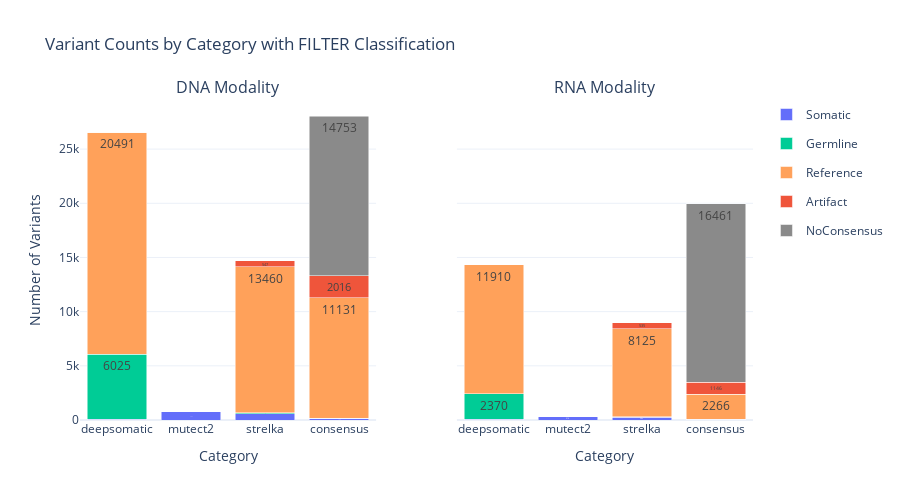

Notebook code cell kept with this figure:
### Code cell
# Plot 3: Consensus Comparison
print("Consensus vs Individual Tools:")
fig = standard_visualizer.plot_consensus_comparison()
if fig:
    fig.show()

### Figure 1 — Plotly figure (JSON) as saved in the notebook; plotly's stock layout.template omitted (floating-point values rounded to 4 significant figures)
{"data": [{"legendgroup": "Somatic", "marker": {"color": "#636EFA"}, "name": "Somatic", "showlegend": true, "text": ["52", "747", "593", "143"], "textposition": "inside", "type": "bar", "x": ["deepsomatic", "mutect2", "strelka", "consensus"], "xaxis": "x", "y": [52, 747, 593, 143], "yaxis": "y"}, {"legendgroup": "Germline", "marker": {"color": "#00CC96"}, "name": "Germline", "showlegend": true, "text": ["6025", "0", "73", "10"], "textposition": "inside", "type": "bar", "x": ["deepsomatic", "mutect2", "strelka", "consensus"], "xaxis": "x", "y": [6025, 0, 73, 10], "yaxis": "y"}, {"legendgroup": "Reference", "marker": {"color": "#FFA15A"}, "name": "Reference", "showlegend": true, "text": ["20491", "0", "13460", "11131"], "textposition": "inside", "type": "bar", "x": ["deepsomatic", "mutect2", "strelka", "consensus"], "xaxis": "x", "y": [20491, 0, 13460, 11131], "yaxis": "y"}, {"legendgroup": "Artifact", "marker": {"color": "#EF553B"}, "name": "Artifact", "showlegend": true, "text": ["0", "0", "547", "2016"], "textposition": "inside", "type": "bar", "x": ["deepsomatic", "mutect2", "strelka", "consensus"], "xaxis": "x", "y": [0, 0, 547, 2016], "yaxis": "y"}, {"legendgroup": "NoConsensus", "marker": {"color": "#8A8A8A"}, "name": "NoConsensus", "showlegend": true, "text": ["0", "0", "0", "14753"], "textposition": "inside", "type": "bar", "x": ["deepsomatic", "mutect2", "strelka", "consensus"], "xaxis": "x", "y": [0, 0, 0, 14753], "yaxis": "y"}, {"legendgroup": "Somatic", "marker": {"color": "#636EFA"}, "name": "Somatic", "showlegend": false, "text": ["49", "314", "249", "90"], "textposition": "inside", "type": "bar", "x": ["deepsomatic", "mutect2", "strelka", "consensus"], "xaxis": "x2", "y": [49, 314, 249, 90], "yaxis": "y2"}, {"legendgroup": "Germline", "marker": {"color": "#00CC96"}, "name": "Germline", "showlegend": false, "text": ["2370", "0", "70", "0"], "textposition": "inside", "type": "bar", "x": ["deepsomatic", "mutect2", "strelka", "consensus"], "xaxis": "x2", "y": [2370, 0, 70, 0], "yaxis": "y2"}, {"legendgroup": "Reference", "marker": {"color": "#FFA15A"}, "name": "Reference", "showlegend": false, "text": ["11910", "0", "8125", "2266"], "textposition": "inside", "type": "bar", "x": ["deepsomatic", "mutect2", "strelka", "consensus"], "xaxis": "x2", "y": [11910, 0, 8125, 2266], "yaxis": "y2"}, {"legendgroup": "Artifact", "marker": {"color": "#EF553B"}, "name": "Artifact", "showlegend": false, "text": ["0", "0", "535", "1146"], "textposition": "inside", "type": "bar", "x": ["deepsomatic", "mutect2", "strelka", "consensus"], "xaxis": "x2", "y": [0, 0, 535, 1146], "yaxis": "y2"}, {"legendgroup": "NoConsensus", "marker": {"color": "#8A8A8A"}, "name": "NoConsensus", "showlegend": false, "text": ["0", "0", "0", "16461"], "textposition": "inside", "type": "bar", "x": ["deepsomatic", "mutect2", "strelka", "consensus"], "xaxis": "x2", "y": [0, 0, 0, 16461], "yaxis": "y2"}], "layout": {"annotations": [{"font": {"size": 16}, "showarrow": false, "text": "DNA Modality", "x": 0.22, "xanchor": "center", "xref": "paper", "y": 1, "yanchor": "bottom", "yref": "paper"}, {"font": {"size": 16}, "showarrow": false, "text": "RNA Modality", "x": 0.78, "xanchor": "center", "xref": "paper", "y": 1, "yanchor": "bottom", "yref": "paper"}], "barmode": "stack", "height": 500, "title": {"text": "Variant Counts by Category with FILTER Classification"}, "xaxis": {"anchor": "y", "domain": [0, 0.44], "title": {"text": "Category"}}, "xaxis2": {"anchor": "y2", "domain": [0.56, 1], "title": {"text": "Category"}}, "yaxis": {"anchor": "x", "domain": [0, 1], "title": {"text": "Number of Variants"}}, "yaxis2": {"anchor": "x2", "domain": [0, 1], "matches": "y", "showticklabels": false}}}
